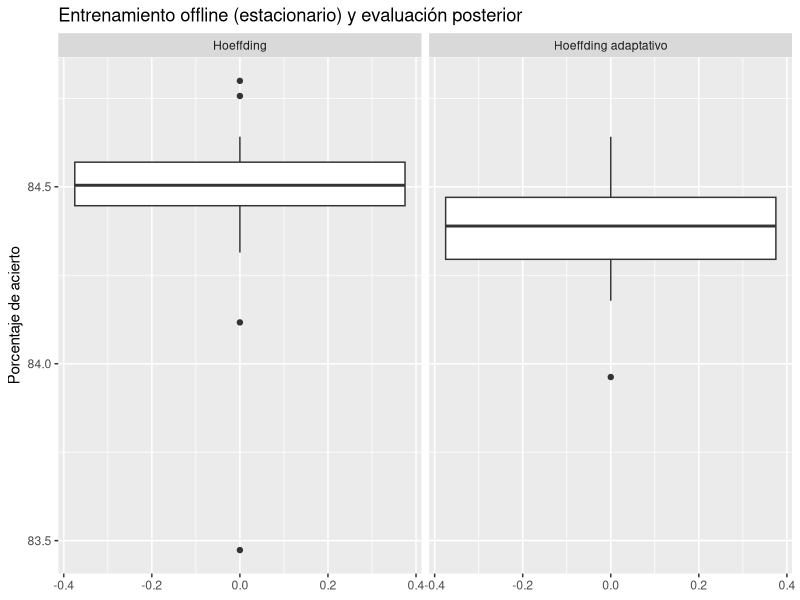
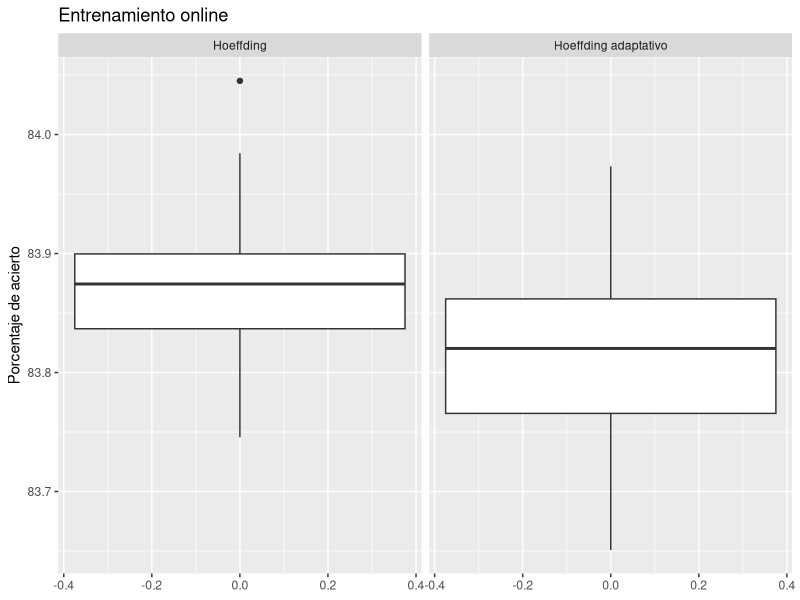
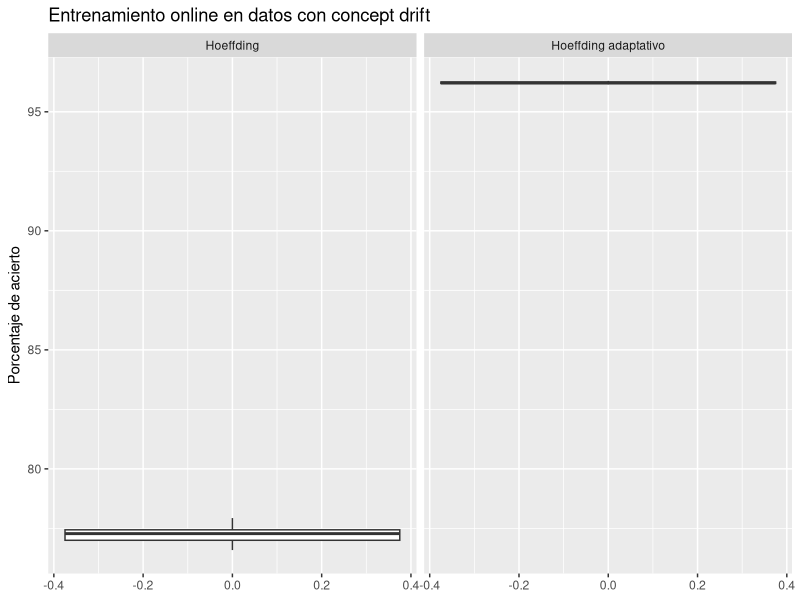
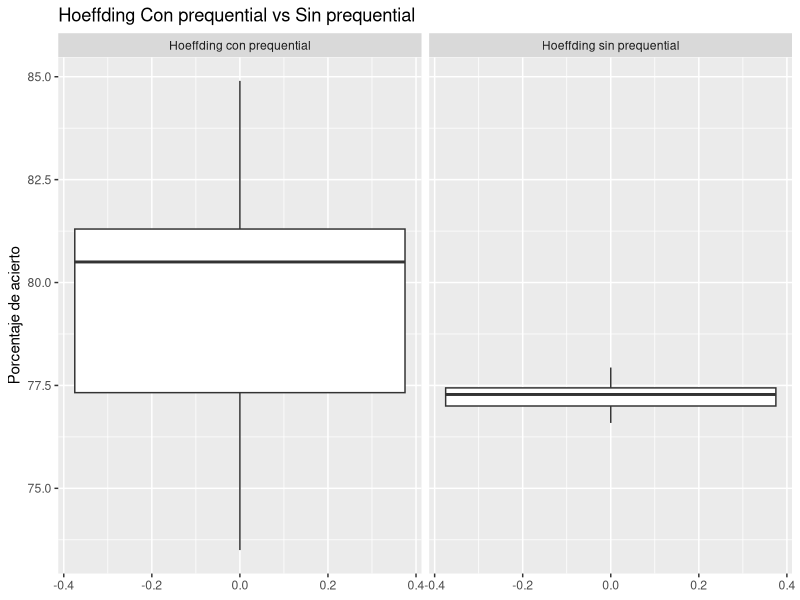
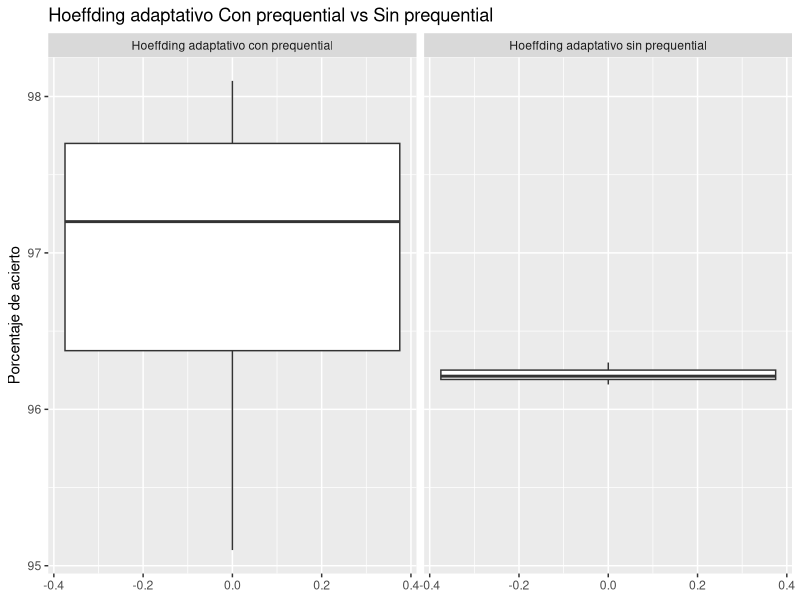
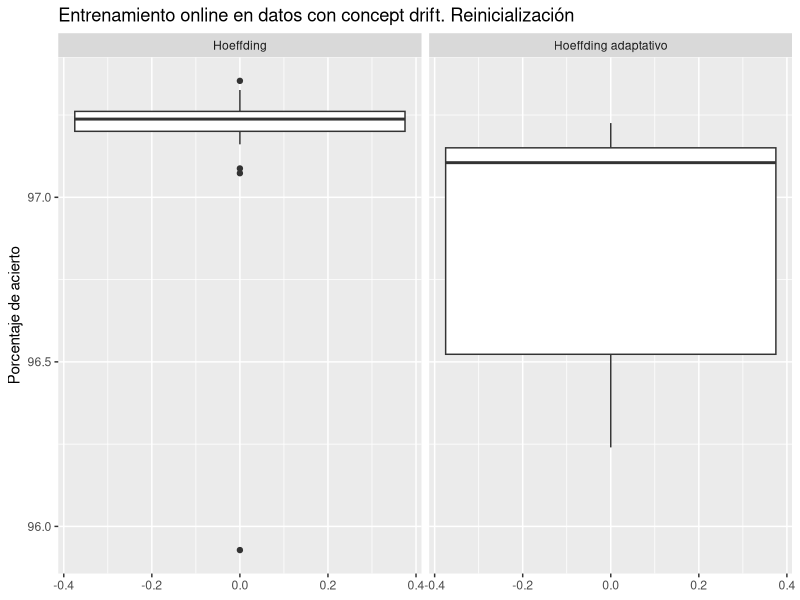

Source code (R) for these figures, in order:
require(tidyverse)


# Entrenamiento offline

hoeffding_offline <- scan("hoeffding_offline.txt")
hoeffding_adaptativo_offline <- scan("hoeffding_adaptativo_offline.txt")

offline <- data.frame(
    "Hoeffding"=hoeffding_offline,
    "Hoeffding adaptativo"=hoeffding_adaptativo_offline,
    check.names = F
)

wilcox.test(
    offline$Hoeffding,
    offline$`Hoeffding adaptativo`,
    alternative = "two.sided",
    paired = TRUE
)

median(offline$Hoeffding)
median(offline$`Hoeffding adaptativo`)

offline %>% gather(
    "Variables",
    "Values"
) %>% ggplot(
    .,
    aes(y=Values)
) + geom_boxplot() + facet_wrap(
    ~ Variables
) + labs(
    title="Entrenamiento offline (estacionario) y evaluación posterior",
    y="Porcentaje de acierto"
)


# Entrenamiento online

hoeffding_online <- scan("hoeffding_online.txt")
hoeffding_adaptativo_online <- scan("hoeffding_adaptativo_online.txt")

online <- data.frame(
    "Hoeffding"=hoeffding_online,
    "Hoeffding adaptativo"=hoeffding_adaptativo_online,
    check.names = F
)

wilcox.test(
    online$Hoeffding,
    online$`Hoeffding adaptativo`,
    alternative = "two.sided",
    paired = TRUE
)

median(online$Hoeffding)
median(online$`Hoeffding adaptativo`)


online %>% gather(
    "Variables",
    "Values"
) %>% ggplot(
    .,
    aes(y=Values)
) + geom_boxplot() + facet_wrap(
    ~ Variables
) + labs(
    title="Entrenamiento online",
    y="Porcentaje de acierto"
)


####################
# ONLINE CON DRIFT

hoeffding_online_drift <- scan("hoeffding_online_drift.txt")
hoeffding_adaptativo_online_drift <- scan("hoeffding_adaptativo_online_drift.txt")

online_drift <- data.frame(
    "Hoeffding"=hoeffding_online_drift,
    "Hoeffding adaptativo"=hoeffding_adaptativo_online_drift,
    check.names = F
)

wilcox.test(
    online_drift$Hoeffding,
    online_drift$`Hoeffding adaptativo`,
    alternative = "two.sided",
    paired = TRUE
)

median(online_drift$Hoeffding)
median(online_drift$`Hoeffding adaptativo`)

online_drift %>% gather(
    "Variables",
    "Values"
) %>% ggplot(
    .,
    aes(y=Values)
) + geom_boxplot() + facet_wrap(
    ~ Variables
) + labs(
    title="Entrenamiento online en datos con concept drift",
    y="Porcentaje de acierto"
)


## Prequential

prequential_hoeffding_online_drift <- scan("prequential_hoeffding_online_drift.txt")
prequential_hoeffding_adaptativo_online_drift <- scan("prequential_hoeffding_adaptativo_online_drift.txt")

hoeffding.NoPrequentialVsPrequential <- data.frame(
    "Hoeffding sin prequential"=hoeffding_online_drift,
    "Hoeffding con prequential"=prequential_hoeffding_online_drift,
    check.names = F
)

hoeffding.adaptativo.NoPrequentialVsPrequential <- data.frame(
    "Hoeffding adaptativo sin prequential"=hoeffding_adaptativo_online_drift,
    "Hoeffding adaptativo con prequential"=prequential_hoeffding_adaptativo_online_drift,
    check.names = F
)

wilcox.test(
    hoeffding.NoPrequentialVsPrequential$`Hoeffding sin prequential`,
    hoeffding.NoPrequentialVsPrequential$`Hoeffding con prequential`,
    alternative = "two.sided",
    paired = TRUE
)

wilcox.test(
    hoeffding.adaptativo.NoPrequentialVsPrequential$`Hoeffding adaptativo sin prequential`,
    hoeffding.adaptativo.NoPrequentialVsPrequential$`Hoeffding adaptativo con prequential`,
    alternative = "two.sided",
    paired = TRUE
)

hoeffding.NoPrequentialVsPrequential %>% gather(
    "Variables",
    "Values"
) %>% ggplot(
    .,
    aes(y=Values)
) + geom_boxplot() + facet_wrap(
    ~ Variables
) + labs(
    title="Hoeffding Con prequential vs Sin prequential",
    y="Porcentaje de acierto"
)

hoeffding.adaptativo.NoPrequentialVsPrequential %>% gather(
    "Variables",
    "Values"
) %>% ggplot(
    .,
    aes(y=Values)
) + geom_boxplot() + facet_wrap(
    ~ Variables
) + labs(
    title="Hoeffding adaptativo Con prequential vs Sin prequential",
    y="Porcentaje de acierto"
)


## Single classifier drift

single_classifier_drift_hoeffding_online_drift <- scan("single_classifier_drift_hoeffding_online_drift.txt")
single_classifier_drift_hoeffding_adaptativo_online_drift <- scan("single_classifier_drift_hoeffding_adaptativo_online_drift.txt")

single_classifier_drift_online_drift <- data.frame(
    "Hoeffding"=single_classifier_drift_hoeffding_online_drift,
    "Hoeffding adaptativo"=single_classifier_drift_hoeffding_adaptativo_online_drift,
    check.names = F
)

diffs <- (single_classifier_drift_online_drift$Hoeffding - single_classifier_drift_online_drift$`Hoeffding adaptativo`) / single_classifier_drift_online_drift$Hoeffding
wilcoxon <- cbind(
    ifelse(
        diffs<0,
        abs(diffs)+0.1,
        0+0.1
    ),
    ifelse(
        diffs>0,
        abs(diffs)+0.1,
        0+0.1
    )
)

wilcox.test(
    wilcoxon[, 1],
    wilcoxon[, 2],
    alternative = "two.sided",
    paired = TRUE
)

single_classifier_drift_online_drift %>% gather(
    "Variables",
    "Values"
) %>% ggplot(
    .,
    aes(y=Values)
) + geom_boxplot() + facet_wrap(
    ~ Variables
) + labs(
    title="Entrenamiento online en datos con concept drift. Reinicialización",
    y="Porcentaje de acierto"
)
